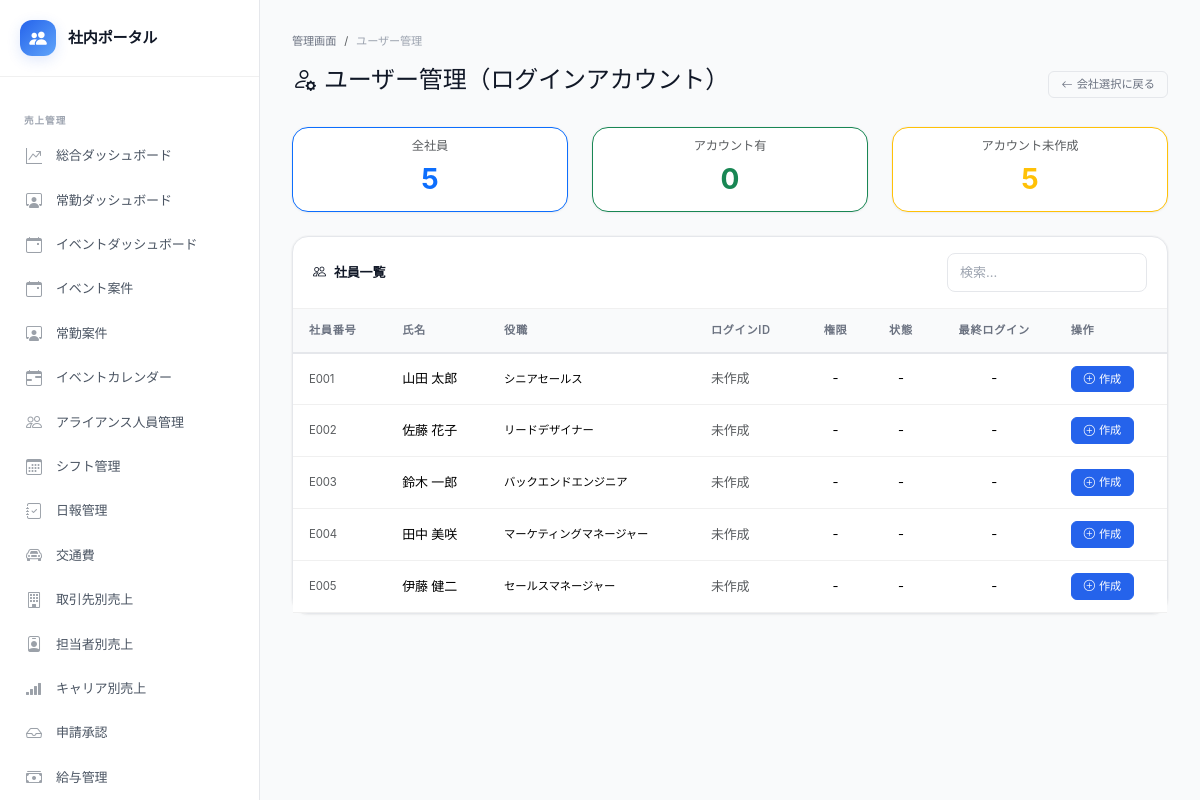
The app's page /admin/employee_users.php?company_id=1 (signed in) with its own data.
### tables this page shows
CREATE TABLE IF NOT EXISTS employees (
    id INT PRIMARY KEY AUTO_INCREMENT,
    employee_number VARCHAR(20) UNIQUE COMMENT '社員番号',
    name VARCHAR(100) NOT NULL COMMENT '氏名',
    name_kana VARCHAR(100) COMMENT '氏名（かな）',
    email VARCHAR(200) UNIQUE,
    department VARCHAR(100) COMMENT '部署',
    job_title VARCHAR(100) COMMENT '職種・役職',
    hire_date DATE COMMENT '入社日',
    birth_date DATE COMMENT '生年月日',
    photo_path VARCHAR(255) COMMENT '顔写真パス',
    bio TEXT COMMENT '自己紹介・プロフィール',
    career_summary TEXT COMMENT 'キャリアサマリー（AI生成）',
    strengths_text TEXT COMMENT '得意なこと',
    weaknesses_text TEXT COMMENT '苦手なこと',
    how_to_utilize TEXT COMMENT 'この人の活かし方（AI生成）',
    is_active TINYINT DEFAULT 1 COMMENT '在籍フラグ',
    created_at TIMESTAMP DEFAULT CURRENT_TIMESTAMP,
    updated_at TIMESTAMP DEFAULT CURRENT_TIMESTAMP ON UPDATE CURRENT_TIMESTAMP
);

### includes/auth.php (called while the page is built, shortened)
<?php
function isSuperAdmin(): bool {
    return ($_SESSION['user_role'] ?? '') === 'super_admin';
}

### includes/functions.php (called while the page is built, shortened)
<?php
require_once __DIR__ . '/auth.php';
function h(mixed $value): string {
    return htmlspecialchars((string)($value ?? ''), ENT_QUOTES | ENT_HTML5, 'UTF-8');
}

### admin/employee_users.php (the view, shortened to what this page needs)
<?php
require_once __DIR__ . '/../config/config.php';
require_once __DIR__ . '/../includes/functions.php';
$db   = getDB();
$cid  = getCompanyId();
$csrf = getCsrfToken();
if (isSuperAdmin()) {
    $cid = (int)($_GET['company_id'] ?? $_POST['company_id'] ?? 0);
        ?>
        <?php
}
$sql = 'SELECT e.id AS emp_id, e.employee_number, e.name, e.job_title, e.department,
               u.id AS user_id, u.username, u.role AS user_role, u.is_active AS user_active, u.last_login_at
        FROM employees e
        LEFT JOIN users u ON e.id = u.employee_id AND u.company_id = ?
        WHERE e.is_active = 1 AND e.company_id = ?
        ORDER BY e.employee_number, e.name';
$stmt = $db->prepare($sql);
$stmt->execute([$cid, $cid]);
$employees = $stmt->fetchAll();
$totalEmps = count($employees);
$withAccount = count(array_filter($employees, fn($e) => $e['user_id']));
$withoutAccount = $totalEmps - $withAccount;
require_once __DIR__ . '/../includes/header.php';
?>
<nav aria-label="breadcrumb">
    <ol class="breadcrumb">
        <li class="breadcrumb-item"><a href="index.php">管理画面</a></li>
        <li class="breadcrumb-item active">ユーザー管理</li>
    </ol>
</nav>
<div class="d-flex justify-content-between align-items-center mb-4">
    <h4><i class="bi bi-person-gear me-2"></i>ユーザー管理（ログインアカウント）</h4>
    <?php if (isSuperAdmin()): ?>
    <a href="employee_users.php" class="btn btn-sm btn-outline-secondary"><i class="bi bi-arrow-left me-1"></i>会社選択に戻る</a>
    <?php endif; ?>
</div>
<div class="row mb-4">
    <div class="col-md-4">
        <div class="card text-center border-primary">
            <div class="card-body py-2">
                <div class="text-muted small">全社員</div>
                <div class="fs-3 fw-bold text-primary"><?= $totalEmps ?></div>
            </div>
        </div>
    </div>
    <div class="col-md-4">
        <div class="card text-center border-success">
            <div class="card-body py-2">
                <div class="text-muted small">アカウント有</div>
                <div class="fs-3 fw-bold text-success"><?= $withAccount ?></div>
            </div>
        </div>
    </div>
    <div class="col-md-4">
        <div class="card text-center border-warning">
            <div class="card-body py-2">
                <div class="text-muted small">アカウント未作成</div>
                <div class="fs-3 fw-bold text-warning"><?= $withoutAccount ?></div>
            </div>
        </div>
    </div>
</div>
<div class="card">
    <div class="card-header d-flex justify-content-between align-items-center">
        <span><i class="bi bi-people me-2"></i>社員一覧</span>
        <input type="text" id="userSearch" class="form-control form-control-sm" style="width:200px" placeholder="検索...">
    </div>
    <div class="card-body p-0">
        <div class="table-responsive">
            <table class="table table-hover align-middle mb-0">
                <thead class="table-light">
                    <tr>
                        <th>社員番号</th>
                        <th>氏名</th>
                        <th>役職</th>
                        <th>ログインID</th>
                        <th class="text-center">権限</th>
                        <th class="text-center">状態</th>
                        <th class="text-center">最終ログイン</th>
                        <th>操作</th>
                    </tr>
                </thead>
                <tbody id="userTableBody">
                    <?php foreach ($employees as $emp): ?>
                    <tr data-search="<?= h(($emp['employee_number'] ?? '') . ' ' . $emp['name'] . ' ' . ($emp['username'] ?? '')) ?>">
                        <td class="small text-muted"><?= h($emp['employee_number'] ?? '-') ?></td>
                        <td class="fw-medium"><?= h($emp['name']) ?></td>
                        <td class="small"><?= h($emp['job_title'] ?? '-') ?></td>
                        <?php if ($emp['user_id']): ?>
                        <td><code><?= h($emp['username']) ?></code></td>
                        <td class="text-center">
                            <?php if ($emp['user_role'] === 'company_admin'): ?>
                            <span class="badge bg-warning text-dark">管理者</span>
                            <?php else: ?>
                            <span class="badge bg-secondary">社員</span>
                            <?php endif; ?>
                        </td>
                        <td class="text-center">
                            <?php if ($emp['user_active']): ?>
                            <span class="badge bg-success">有効</span>
                            <?php else: ?>
                            <span class="badge bg-danger">無効</span>
                            <?php endif; ?>
                        </td>
                        <td class="text-center small text-muted"><?= $emp['last_login_at'] ? date('m/d H:i', strtotime($emp['last_login_at'])) : '-' ?></td>
                        <td>
                            <div class="d-flex gap-1">
                                <button class="btn btn-sm btn-outline-primary" onclick="openEditModal(<?= h(json_encode([
                                    'user_id' => $emp['user_id'],
                                    'employee_id' => $emp['emp_id'],
                                    'name' => $emp['name'],
                                    'username' => $emp['username'],
                                    'role' => $emp['user_role'],
                                ])) ?>)">
                                    <i class="bi bi-pencil"></i>
                                </button>
                                <button class="btn btn-sm btn-outline-warning" onclick="openPasswordModal(<?= $emp['user_id'] ?>, '<?= h($emp['name']) ?>')" title="パスワード変更">
                                    <i class="bi bi-key"></i>
                                </button>
                                <form method="post" class="d-inline" onsubmit="return confirm('<?= h($emp['name']) ?>のアカウントを<?= $emp['user_active'] ? '無効化' : '有効化' ?>しますか？')">
                                    <input type="hidden" name="csrf_token" value="<?= h($csrf) ?>">
                <input type="hidden" name="company_id" value="<?= (int)$cid ?>">
                                    <input type="hidden" name="action" value="toggle_active">
                                    <input type="hidden" name="user_id" value="<?= $emp['user_id'] ?>">
                                    <button class="btn btn-sm btn-outline-<?= $emp['user_active'] ? 'danger' : 'success' ?>" title="<?= $emp['user_active'] ? '無効化' : '有効化' ?>">
                                        <i class="bi bi-<?= $emp['user_active'] ? 'pause-circle' : 'play-circle' ?>"></i>
                                    </button>
                                </form>
                            </div>
                        </td>
                        <?php else: ?>
                        <td><span class="text-muted">未作成</span></td>
                        <td class="text-center">-</td>
                        <td class="text-center">-</td>
                        <td class="text-center">-</td>
                        <td>
                            <button class="btn btn-sm btn-success" onclick="openCreateModal(<?= $emp['emp_id'] ?>, '<?= h($emp['name']) ?>')">
                                <i class="bi bi-plus-circle me-1"></i>作成
                            </button>
                        </td>
                        <?php endif; ?>
                    </tr>
                    <?php endforeach; ?>
                </tbody>
            </table>
        </div>
    </div>
</div>
<?php require_once __DIR__ . '/../includes/footer.php'; ?>

### public/assets/css/style.css (style rules this page uses)
:root { --n50: #f9fafb; --n100: #f3f4f6; --n200: #e5e7eb; --n300: #d1d5db; --n400: #9ca3af; --n500: #6b7280; --n600: #4b5563; --n700: #374151; --n800: #1f2937; --n900: #111827; --a50: #eff6ff; --a100: #dbeafe; --a200: #bfdbfe; --a400: #60a5fa; --a500: #3b82f6; --a600: #2563eb; --a700: #1d4ed8; --green: #10b981; --green-light: #ecfdf5; --amber: #f59e0b; --amber-light: #fffbeb; --red: #ef4444; --red-light: #fef2f2; --cyan: #06b6d4; --purple: #8b5cf6; --bg: #f9fafb; --bg-card: #ffffff; --bg-nav: #ffffff; --bg-muted: var(--n50); --text: var(--n900); --text-sub: var(--n500); --text-dim: var(--n400); --border: var(--n200); --border-light: #f0f0f0; --accent: var(--a600); --grad-green: linear-gradient(135deg, #2563eb, #60a5fa); --grad-dark: linear-gradient(135deg, #1f2937, #374151); --grad-hero: linear-gradient(135deg, #2563eb 0%, #3b82f6 50%, #60a5fa 100%); --grad-subtle: linear-gradient(135deg, rgba(37,99,235,.04), rgba(96,165,250,.02)); --sans: 'Noto Sans JP', 'Inter', -apple-system, BlinkMacSystemFont, 'Segoe UI', sans-serif; --mono: 'JetBrains Mono', 'SF Mono', monospace; --xs: .7rem; --sm: .8125rem; --base: .875rem; --md: .9375rem; --lg: 1rem; --xl: 1.125rem; --2xl: 1.375rem; --3xl: 1.75rem; --4xl: 2.25rem; --sp1:4px; --sp2:8px; --sp3:12px; --sp4:16px; --sp5:20px; --sp6:24px; --sp8:32px; --sp10:40px; --sp12:48px; --r-sm:6px; --r:8px; --r-lg:12px; --r-xl:16px; --r-2xl:20px; --r-full:9999px; --sh-xs: 0 1px 2px rgba(0,0,0,.04); --sh-sm: 0 1px 3px rgba(0,0,0,.05), 0 1px 2px rgba(0,0,0,.03); --sh-md: 0 4px 6px -1px rgba(0,0,0,.05), 0 2px 4px -2px rgba(0,0,0,.03); --sh-lg: 0 10px 15px -3px rgba(0,0,0,.06), 0 4px 6px -4px rgba(0,0,0,.04); --sh-xl: 0 20px 25px -5px rgba(0,0,0,.06), 0 8px 10px -6px rgba(0,0,0,.04); --sh-ring: 0 0 0 1px rgba(0,0,0,.04); --sh-green: 0 4px 14px rgba(37,99,235,.15); --sh-card: 0 1px 3px rgba(0,0,0,.04), 0 0 0 1px rgba(0,0,0,.02); --ease: cubic-bezier(.4,0,.2,1); --spring: cubic-bezier(.34,1.56,.64,1); --dur: 180ms; --dur-slow: 300ms; }
*, *::before, *::after { box-sizing: border-box; }
body { font-family: var(--sans); background: var(--bg); color: var(--text); font-size: var(--base); line-height: 1.65; letter-spacing: -.01em; -webkit-font-smoothing: antialiased; -moz-osx-font-smoothing: grayscale; margin: 0; }
a { color: var(--accent); text-decoration: none; transition: color var(--dur) var(--ease); }
.card { border: 1px solid var(--border); border-radius: var(--r-xl); background: var(--bg-card); box-shadow: var(--sh-card); transition: all var(--dur-slow) var(--ease); }
.card-header { background: transparent; border-bottom: 1px solid var(--border-light); padding: var(--sp4) var(--sp5); font-weight: 600; font-size: var(--sm); color: var(--text); }
.card-body { padding: var(--sp5); }
.table { font-size: var(--sm); color: var(--text); }
.table th { font-weight: 600; font-size: var(--xs); text-transform: uppercase; letter-spacing: .06em; color: var(--text-sub); border-bottom: 2px solid var(--border); padding: var(--sp3) var(--sp4); white-space: nowrap; background: var(--n50); }
.table td { padding: var(--sp3) var(--sp4); vertical-align: middle; border-color: var(--border-light); }
.table-hover tbody tr { transition: background var(--dur) var(--ease); }
.table-light th { background: var(--n50); }
.btn { font-size: var(--sm); font-weight: 500; border-radius: var(--r); padding: 7px var(--sp4); transition: all var(--dur) var(--ease); letter-spacing: 0; position: relative; }
.btn-success { background: var(--a600); border-color: var(--a600); }
.btn-outline-secondary { color: var(--text-sub); border-color: var(--border); }
.btn-sm { font-size: var(--xs); padding: 4px 12px; border-radius: var(--r-sm); }
.form-control, .form-select { font-size: var(--sm); border: 1px solid var(--border); border-radius: var(--r); padding: 9px var(--sp3); color: var(--text); transition: all var(--dur) var(--ease); background: var(--bg-card); }
.form-control::placeholder { color: var(--n400); }
.breadcrumb { font-size: var(--xs); padding: 0; margin-bottom: var(--sp4); }
.breadcrumb-item a { color: var(--text-sub); }
.breadcrumb-item.active { color: var(--text-dim); }
html { overflow-x: hidden; }
body { overflow-x: hidden; }

### records on screen
employees: employee_number "E001", name "山田 太郎", job_title "シニアセールス"
employees: employee_number "E002", name "佐藤 花子", job_title "リードデザイナー"
employees: employee_number "E003", name "鈴木 一郎", job_title "バックエンドエンジニア"
employees: employee_number "E004", name "田中 美咲", job_title "マーケティングマネージャー"
employees: employee_number "E005", name "伊藤 健二", job_title "セールスマネージャー"

### other values on screen
$label "売上管理"
$label "総合ダッシュボード 常勤ダッシュボード イベントダッシュボード イベント案件 常勤案件 イベントカレンダー アライアンス人員管理 シフト管理 日報管理 交通費 取引先別売上 担当者別売上 キャリア別売上 申請承認 給与管理"
$totalEmps "5"
$withAccount "0"
$withoutAccount "5"
